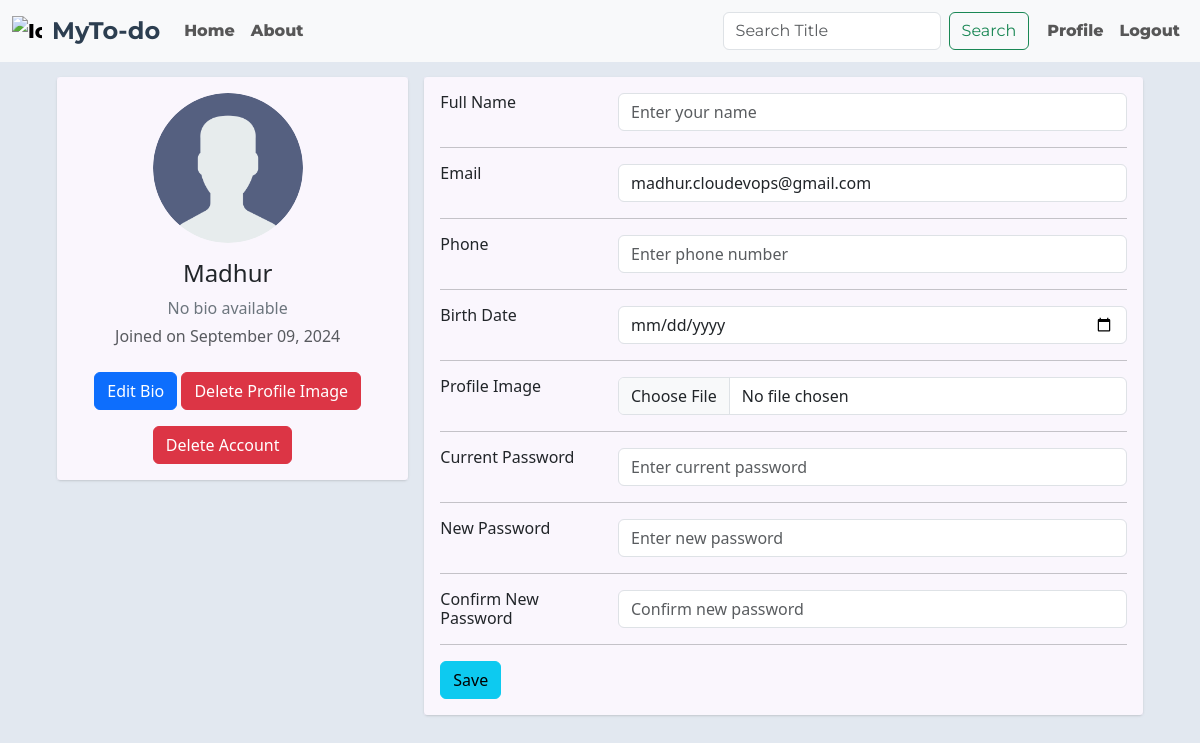
The page /profile (signed in) on the database its author committed.
### app.py (models this page shows)
class User(UserMixin, db.Model):
    id = db.Column(db.Integer, primary_key=True)
    username = db.Column(db.String(150), unique=True, nullable=False)
    email = db.Column(db.String(150), unique=True, nullable=False)
    password = db.Column(db.String(150), nullable=False)
    full_name = db.Column(db.String(150), nullable=True)
    phone = db.Column(db.String(20), nullable=True)
    birth_date = db.Column(db.Date, nullable=True)
    profile_img = db.Column(db.String(150), nullable=True)
    bio = db.Column(db.String(300), nullable=True)
    todos = db.relationship('Todo', backref='user', lazy=True, cascade="all, delete-orphan")
    created_at = db.Column(db.DateTime, nullable=False, default=datetime.utcnow)

### app.py (the view)
@app.route('/profile')
@login_required
def profile():
    return render_template('profile.html')

### app.py (called while the page is built)
@login_manager.user_loader
def load_user(user_id):
    return User.query.get(int(user_id))

### templates/profile.html (shortened to what this page needs)
{% extends 'base.html' %}
{% block body %}
    <div class="container">
        <div class="main-body">
            <div class="row gutters-sm">
                <div class="col-md-4 mb-3">
                    <div class="card">
                        <div class="card-body">
                            <div class="d-flex flex-column align-items-center text-center">
                                <img src="{{ url_for('static', filename='uploads/' + (current_user.profile_img or '../images/default.png')) }}" alt="Admin" class="profile-img" width="150">
                                <div class="mt-3">
                                    <h4>{{ current_user.username }}</h4>
                                    <p class="text-secondary mb-1" id="user-bio">{{ current_user.bio or 'No bio available' }}</p>
                                    <p class="text-muted font-size-sm">Joined on {{ current_user.created_at.strftime('%B %d, %Y') }}</p>
                                    <button class="btn btn-primary mt-2" id="edit-button" onclick="toggleEditBio()">Edit Bio</button>
                                    <button class="btn btn-danger mt-2" onclick="deleteProfileImg()">Delete Profile Image</button>
                                    <div class="d-flex justify-content-center mt-3">
                                        <button class="btn btn-danger" onclick="confirmDeleteAccount()">Delete Account</button>
                                    </div>
                                </div>
                            </div>
                        </div>
                    </div>
                </div>
                <div class="col-md-8">
                    <div class="card mb-3">
                        <div class="card-body">
                            <form action="{{ url_for('update_profile') }}" method="POST" enctype="multipart/form-data">
                                <div class="row">
                                    <div class="col-sm-3">
                                        <h6 class="mb-0">Full Name</h6>
                                    </div>
                                    <div class="col-sm-9 text-secondary">
                                        <input type="text" name="full_name" class="form-control" placeholder="Enter your name" value="{{ current_user.full_name or '' }}">
                                    </div>
                                </div>
                                <hr>
                                <div class="row">
                                    <div class="col-sm-3">
                                        <h6 class="mb-0">Email</h6>
                                    </div>
                                    <div class="col-sm-9 text-secondary">
                                        <input type="email" name="email" class="form-control" value="{{ current_user.email }}">
                                    </div>
                                </div>
                                <hr>
                                <div class="row">
                                    <div class="col-sm-3">
                                        <h6 class="mb-0">Phone</h6>
                                    </div>
                                    <div class="col-sm-9 text-secondary">
                                        <input type="text" name="phone" class="form-control" placeholder="Enter phone number" value="{{ current_user.phone or ''}}">
                                    </div>
                                </div>
                                <hr>
                                <div class="row">
                                    <div class="col-sm-3">
                                        <h6 class="mb-0">Birth Date</h6>
                                    </div>
                                    <div class="col-sm-9 text-secondary">
                                        <input type="date" name="birth_date" class="form-control" value="{{ current_user.birth_date }}">
                                    </div>
                                </div>
                                <hr>
                                <div class="row">
                                    <div class="col-sm-3">
                                        <h6 class="mb-0">Profile Image</h6>
                                    </div>
                                    <div class="col-sm-9 text-secondary">
                                        <input type="file" name="profile_img" class="form-control">
                                    </div>
                                </div>
                                <hr>
                                <div class="row">
                                    <div class="col-sm-3">
                                        <h6 class="mb-0">Current Password</h6>
                                    </div>
                                    <div class="col-sm-9 text-secondary">
                                        <input type="password" name="current_password" class="form-control" placeholder="Enter current password">
                                    </div>
                                </div>
                                <hr>
                                <div class="row">
                                    <div class="col-sm-3">
                                        <h6 class="mb-0">New Password</h6>
                                    </div>
                                    <div class="col-sm-9 text-secondary">
                                        <input type="password" name="new_password" class="form-control" placeholder="Enter new password">
                                    </div>
                                </div>
                                <hr>
                                <div class="row">
                                    <div class="col-sm-3">
                                        <h6 class="mb-0">Confirm New Password</h6>
                                    </div>
                                    <div class="col-sm-9 text-secondary">
                                        <input type="password" name="confirm_new_password" class="form-control" placeholder="Confirm new password">
                                    </div>
                                </div>
                                <hr>
                                <div class="row">
                                    <div class="col-sm-12">
                                        <button class="btn btn-info" type="submit">Save</button>
                                    </div>
                                </div>
                            </form>
                        </div>
                    </div>
                </div>
            </div>
        </div>
    </div>
    <link rel="stylesheet" href="{{ url_for('static', filename='css/profile.css') }}">
{% endblock body %}

### static/css/style.css (style rules this page uses)
.d-flex { margin-right: 10px; }

### static/css/profile.css (style rules this page uses)
body { color: #1a202c; text-align: left; background-color: #e2e8f0; }
.main-body { padding: 15px; }
.card { box-shadow: 0 1px 3px 0 rgba(0,0,0,.1), 0 1px 2px 0 rgba(0,0,0,.06); }
.card { position: relative; display: flex; flex-direction: column; min-width: 0; word-wrap: break-word; background-color: #fff; background-clip: border-box; border: 0 solid rgba(0,0,0,.125); border-radius: .25rem; transform: translateX(-100%); animation: slideFromLeft 1s forwards; }
.card-body { flex: 1 1 auto; min-height: 1px; padding: 1rem; background-color: rgba(245, 235, 251, 0.463); }
.gutters-sm { margin-right: -8px; margin-left: -8px; }
.gutters-sm>.col, .gutters-sm>[class*=col-] { padding-right: 8px; padding-left: 8px; }
.mb-3, .my-3 { margin-bottom: 1rem!important; }
.profile-img { border-radius: 50%; object-fit: cover; width: 150px; height: 150px; }
button.btn-primary { margin-top: 10px; }

### rows shown on the page
User: username "Madhur", bio "No bio available", created_at "September 09, 2024", email "madhur.cloudevops@gmail.com"
